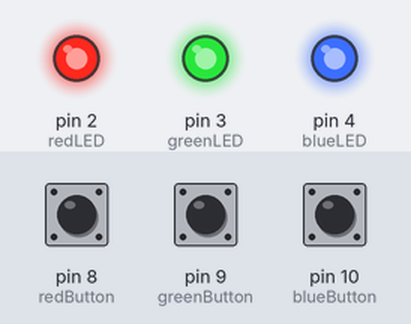
The sketch below on a simulated Arduino Uno, built with avr-gcc and run on an emulated ATmega328P. Parts: output pins drawn as LEDs (lit = HIGH). Inputs (shaded band) come from the test bench; at power-on: pin 8 (redButton) HIGH, pin 9 (greenButton) HIGH, pin 10 (blueButton) HIGH.

Above: at 1.2 s.
1.3 s: pin 8 (redButton) pulled LOW for 0.15 s
At 1.37 s:
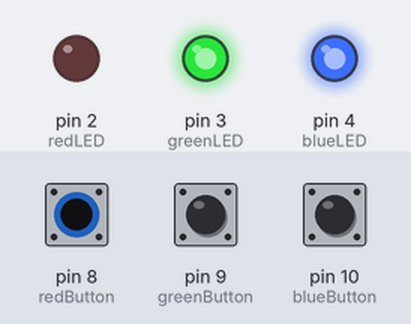
2.9 s: pin 9 (greenButton) pulled LOW for 0.15 s
At 2.97 s:
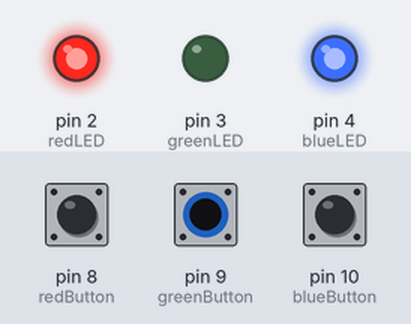
4.5 s: pin 10 (blueButton) pulled LOW for 0.15 s
At 4.57 s:
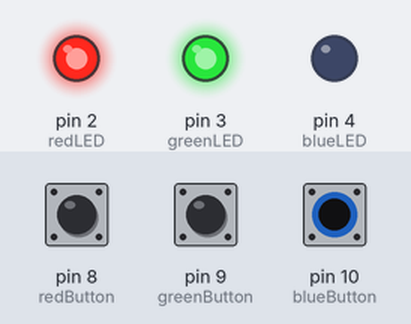
6.1 s: pin 10 (blueButton) pulled LOW for 3.2 s
At 10.5 s:
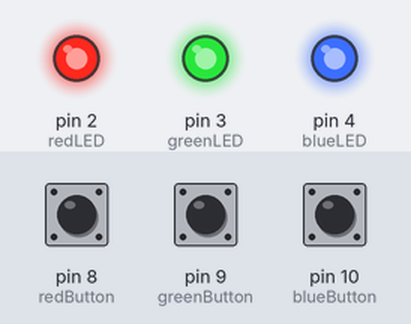
10.8 s: pin 8 (redButton) pulled LOW for 3.2 s
At 11.7 s:
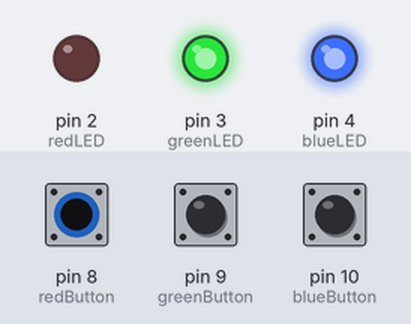
15.5 s: pin 8 (redButton) driven LOW and pin 9 (greenButton) driven LOW
At 16.5 s:
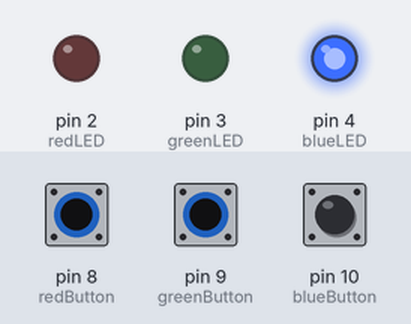
Timing chart, 0 to 18.0 s (numbered marks = the images above; inputs shaded):
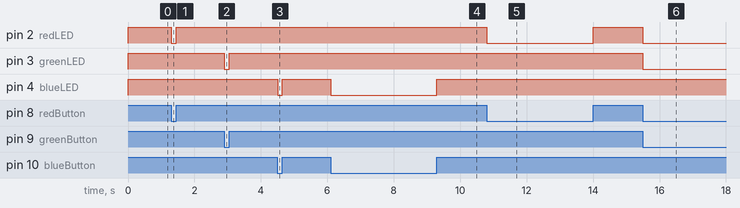

The sketch:

Task1.ino
```cpp
const int redButton = 8;// the Button for red light
const int greenButton = 9; // the Button for green light
const int blueButton = 10;// the Button for blue light

//the LEDs
const int redLED = 2;
const int greenLED = 3;
const int blueLED = 4;

void setup() {
  pinMode(redButton, INPUT_PULLUP);
  pinMode(greenButton, INPUT_PULLUP);
  pinMode(blueButton, INPUT_PULLUP);

  pinMode(redLED, OUTPUT);
  pinMode(greenLED, OUTPUT);
  pinMode(blueLED, OUTPUT);

}

void loop() {
  if (digitalRead(redButton) == LOW) {
    digitalWrite(redLED, LOW);
  } else {
    digitalWrite(redLED, HIGH);
  }

  if (digitalRead(greenButton) == LOW) {
    digitalWrite(greenLED, LOW);
  } else {
    digitalWrite(greenLED, HIGH);
  }

  if (digitalRead(blueButton) == LOW) {
    digitalWrite(blueLED, LOW);
  } else {
    digitalWrite(blueLED, HIGH);
  }
}
```

Measured:
- after the input at 1.3 s, pin 2 (redLED): HIGH → LOW at once, → HIGH 0.15 s later
- after the input at 2.9 s, pin 3 (greenLED): HIGH → LOW at once, → HIGH 0.15 s later
- after the input at 4.5 s, pin 4 (blueLED): HIGH → LOW at once, → HIGH 0.15 s later
- after the input at 6.1 s, pin 4 (blueLED): HIGH → LOW at once, → HIGH 3.2 s later
- after the input at 10.8 s, pin 2 (redLED): HIGH → LOW at once, → HIGH 3.2 s later
- after the input at 15.5 s, pin 2 (redLED), pin 3 (greenLED): HIGH → LOW at once
